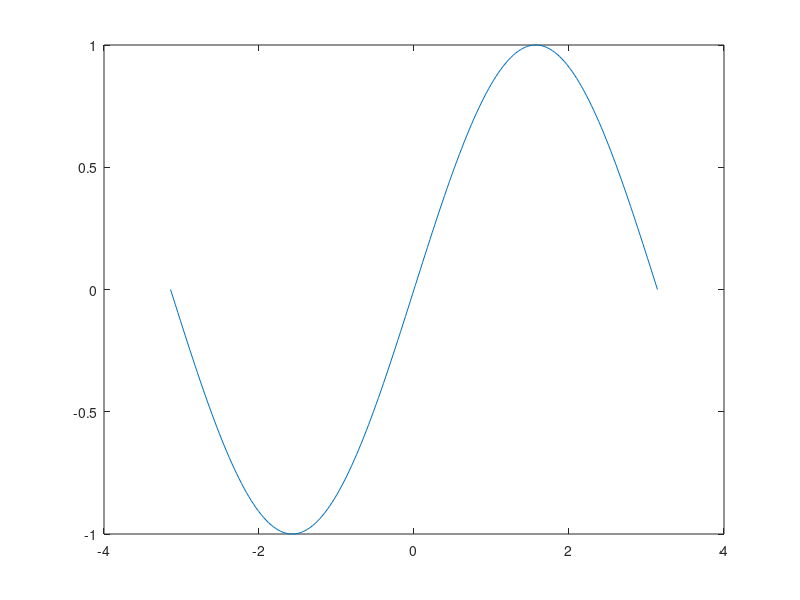

MATLAB code for this plot: (Note: this script raises an error after producing the figure.)
clear 
clc
close all 

x=linspace(-pi,pi,200);
plot(x,sin(x))
hold on 
for N=1:3
    approx=fun_es(x,N);
    plot(x,approx)
    err(N)=norm(approx-sin(x),inf);
end
legend ('sin(x)','p_1','p_2','p_3')
grid on 
xlabel('angoli')
ylabel('sin e approsimanti')


